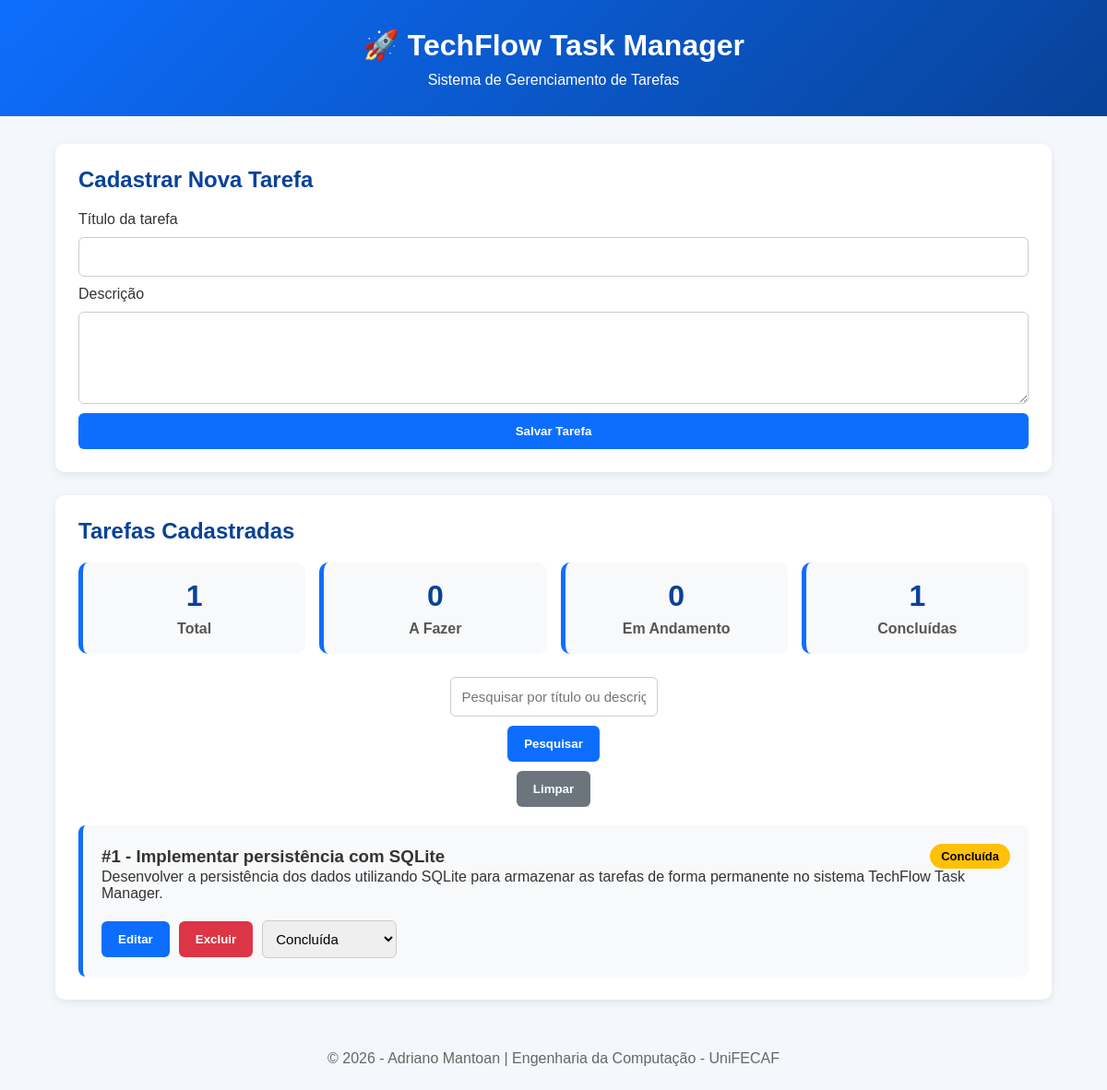
The page / on the database its author committed.
### tables this page shows
CREATE TABLE tarefas (
            id INTEGER PRIMARY KEY AUTOINCREMENT,
            titulo TEXT NOT NULL,
            descricao TEXT NOT NULL,
            status TEXT NOT NULL
        );

### app.py (the view)
@app.route("/")
def home():
    pesquisa = request.args.get("pesquisa", "").strip()
    tarefas = listar_tarefas()
    if pesquisa:
        tarefas_filtradas = [
            tarefa for tarefa in tarefas
            if pesquisa.lower() in tarefa["titulo"].lower()
            or pesquisa.lower() in tarefa["descricao"].lower()
        ]
    else:
        tarefas_filtradas = tarefas
    contadores = contar_tarefas()
    return render_template(
        "index.html",
        tarefas=tarefas_filtradas,
        tarefa_edicao=None,
        pesquisa=pesquisa,
        contadores=contadores
    )

### database.py (called while the page is built)
def conectar():
    conexao = sqlite3.connect("banco.db")
    conexao.row_factory = sqlite3.Row
    return conexao

def listar_tarefas(pesquisa=None):
    conexao = conectar()
    cursor = conexao.cursor()
    if pesquisa:
        cursor.execute("""
            SELECT * FROM tarefas
            WHERE titulo LIKE ? OR descricao LIKE ?
            ORDER BY id DESC
        """, (f"%{pesquisa}%", f"%{pesquisa}%"))
    else:
        cursor.execute("""
            SELECT * FROM tarefas
            ORDER BY id DESC
        """)
    tarefas = cursor.fetchall()
    conexao.close()
    return tarefas

def contar_tarefas():
    conexao = conectar()
    cursor = conexao.cursor()
    cursor.execute("SELECT COUNT(*) FROM tarefas")
    total = cursor.fetchone()[0]
    cursor.execute("SELECT COUNT(*) FROM tarefas WHERE status = 'A Fazer'")
    a_fazer = cursor.fetchone()[0]
    cursor.execute("SELECT COUNT(*) FROM tarefas WHERE status = 'Em Andamento'")
    em_andamento = cursor.fetchone()[0]
    cursor.execute("SELECT COUNT(*) FROM tarefas WHERE status = 'Concluída'")
    concluidas = cursor.fetchone()[0]
    conexao.close()
    return {
        "total": total,
        "a_fazer": a_fazer,
        "em_andamento": em_andamento,
        "concluidas": concluidas
    }

### templates/index.html (shortened to what this page needs)
<!DOCTYPE html>
<html lang="pt-BR">
<head>
    <link rel="stylesheet" href="{{ url_for('static', filename='css/style.css') }}">
</head>
<body>
<header>
    <h1>🚀 TechFlow Task Manager</h1>
    <p>Sistema de Gerenciamento de Tarefas</p>
</header>
<main>
    <section>
        {% if tarefa_edicao %}
            <h2>Editar Tarefa</h2>
            <form action="{{ url_for('atualizar', id=tarefa_edicao.id) }}" method="POST">
        {% else %}
            <h2>Cadastrar Nova Tarefa</h2>
            <form action="{{ url_for('cadastrar') }}" method="POST">
        {% endif %}
            <label>Título da tarefa</label>
            <input
                type="text"
                name="titulo"
                value="{{ tarefa_edicao.titulo if tarefa_edicao else '' }}"
                required
            >
            <label>Descrição</label>
            <textarea name="descricao" required>{{ tarefa_edicao.descricao if tarefa_edicao else '' }}</textarea>
            <button type="submit">
                {% if tarefa_edicao %}
                    Atualizar Tarefa
                {% else %}
                    Salvar Tarefa
                {% endif %}
            </button>
        </form>
    </section>
    <section>
        <h2>Tarefas Cadastradas</h2>
        <div class="contador-tarefas">
            <div class="contador-card">
                <strong>{{ contadores.total }}</strong>
                <span>Total</span>
            </div>
            <div class="contador-card">
                <strong>{{ contadores.a_fazer }}</strong>
                <span>A Fazer</span>
            </div>
            <div class="contador-card">
                <strong>{{ contadores.em_andamento }}</strong>
                <span>Em Andamento</span>
            </div>
            <div class="contador-card">
                <strong>{{ contadores.concluidas }}</strong>
                <span>Concluídas</span>
            </div>
        </div>
        <form action="{{ url_for('home') }}" method="GET" class="pesquisa">
            <input
                type="text"
                name="pesquisa"
                placeholder="Pesquisar por título ou descrição..."
                value="{{ pesquisa }}"
            >
            <button type="submit">Pesquisar</button>
            <a href="{{ url_for('home') }}">
                <button type="button">Limpar</button>
            </a>
        </form>
        {% if tarefas %}
            {% for tarefa in tarefas %}
                <div class="tarefa">
                    <div class="cabecalho-tarefa">
                        <h3>#{{ tarefa.id }} - {{ tarefa.titulo }}</h3>
                        <span class="status">{{ tarefa.status }}</span>
                    </div>
                    <p>{{ tarefa.descricao }}</p>
                    <div class="acoes">
                        <a href="{{ url_for('editar', id=tarefa.id) }}">
                            <button class="editar" type="button">Editar</button>
                        </a>
                        <a href="{{ url_for('excluir', id=tarefa.id) }}">
                            <button class="excluir" type="button">Excluir</button>
                        </a>
                        <form
                            action="{{ url_for('alterar_status_rota', id=tarefa.id) }}"
                            method="POST"
                            class="form-status"
                        >
                            <select name="status" onchange="this.form.submit()">
                                <option value="Concluída" {% if tarefa.status == "Concluída" %}selected{% endif %}>
                                    Concluída
                                </option>
                            </select>
                        </form>
                    </div>
                </div>
            {% endfor %}
        {% else %}
            <p>Nenhuma tarefa encontrada ou cadastrada até o momento.</p>
        {% endif %}
    </section>
</main>
<footer>
    <p>© 2026 - Adriano Mantoan | Engenharia da Computação - UniFECAF</p>
</footer>
</body>
</html>

### static/css/style.css (style rules this page uses)
* { margin: 0; padding: 0; box-sizing: border-box; }
body { font-family: Arial, Helvetica, sans-serif; background: #f4f7fb; color: #333; }
header { background: linear-gradient(135deg, #0d6efd, #084298); color: white; text-align: center; padding: 30px; }
header h1 { margin-bottom: 10px; }
main { width: 90%; max-width: 1100px; margin: 30px auto; }
section { background: white; padding: 25px; border-radius: 10px; box-shadow: 0 3px 10px rgba(0,0,0,0.08); margin-bottom: 25px; }
h2 { margin-bottom: 20px; color: #084298; }
form { display: flex; flex-direction: column; gap: 10px; }
input, textarea, select { padding: 12px; border: 1px solid #ccc; border-radius: 6px; font-size: 15px; }
textarea { min-height: 100px; resize: vertical; }
button { background: #0d6efd; color: white; border: none; padding: 12px 18px; border-radius: 6px; cursor: pointer; font-weight: bold; }
.pesquisa { display: flex; gap: 10px; margin: 20px 0; align-items: center; }
.pesquisa input { flex: 1; }
.pesquisa a button { background: #6c757d; }
.contador-tarefas { display: grid; grid-template-columns: repeat(4,1fr); gap: 15px; margin-bottom: 25px; }
.contador-card { background: #f8f9fa; border-left: 5px solid #0d6efd; border-radius: 10px; padding: 18px; text-align: center; }
.contador-card strong { display: block; font-size: 32px; color: #084298; }
.contador-card span { display: block; margin-top: 8px; color: #555; font-weight: bold; }
.tarefa { margin-top: 20px; padding: 20px; border-left: 5px solid #0d6efd; background: #f8f9fa; border-radius: 8px; }
.cabecalho-tarefa { display: flex; justify-content: space-between; align-items: center; }
.status { background: #ffc107; color: black; padding: 6px 12px; border-radius: 20px; font-size: 13px; font-weight: bold; }
.acoes { margin-top: 20px; display: flex; gap: 10px; align-items: center; }
.editar { background: #0d6efd; }
.excluir { background: #dc3545; }
.form-status { display: inline-block; }
.form-status select { padding: 10px; cursor: pointer; }
footer { text-align: center; padding: 25px; color: #666; }

### rows shown on the page
tarefas: id "1", titulo "Implementar persistência com SQLite", status "Concluída", descricao "Desenvolver a persistência dos dados utilizando SQLite para armazenar as tarefas de forma permanente no sistema TechFlow Task Manager."

### other values the page prints
{{ contadores.total }} "1"
{{ contadores.a_fazer }} "0"
{{ contadores.em_andamento }} "0"
{{ contadores.concluidas }} "1"
